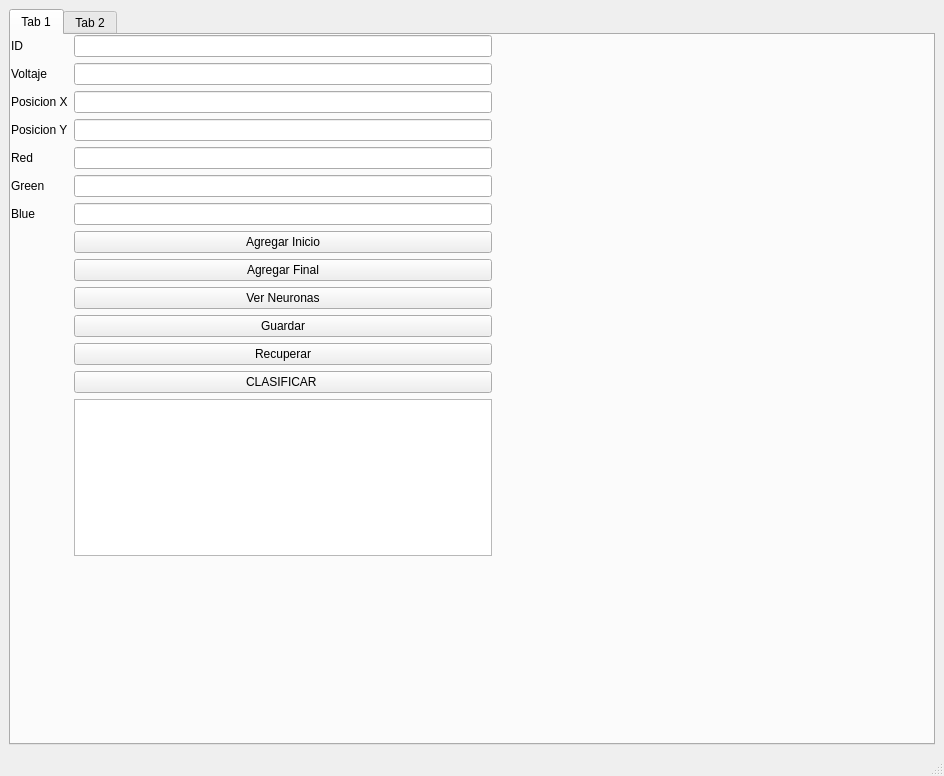
<?xml version="1.0" encoding="UTF-8"?>
<ui version="4.0">
 <class>MainWindow</class>
 <widget class="QMainWindow" name="MainWindow">
  <property name="geometry">
   <rect>
    <x>0</x>
    <y>0</y>
    <width>944</width>
    <height>776</height>
   </rect>
  </property>
  <property name="windowTitle">
   <string>MainWindow</string>
  </property>
  <widget class="QWidget" name="centralwidget">
   <layout class="QGridLayout" name="gridLayout_2">
    <item row="1" column="0">
     <widget class="QTabWidget" name="tabWidget">
      <property name="currentIndex">
       <number>0</number>
      </property>
      <widget class="QWidget" name="tab_3">
       <attribute name="title">
        <string>Tab 1</string>
       </attribute>
       <widget class="QWidget" name="widget" native="true">
        <property name="geometry">
         <rect>
          <x>0</x>
          <y>0</y>
          <width>481</width>
          <height>521</height>
         </rect>
        </property>
        <layout class="QGridLayout" name="gridLayout">
         <item row="22" column="1">
          <widget class="QPushButton" name="btnAgregarFinal">
           <property name="text">
            <string>Agregar Final</string>
           </property>
          </widget>
         </item>
         <item row="25" column="1">
          <widget class="QPushButton" name="btnVerNeuronas">
           <property name="text">
            <string>Ver Neuronas</string>
           </property>
          </widget>
         </item>
         <item row="14" column="0">
          <widget class="QLabel" name="labelRed">
           <property name="text">
            <string>Red</string>
           </property>
          </widget>
         </item>
         <item row="8" column="1">
          <widget class="QLineEdit" name="campoPosY"/>
         </item>
         <item row="7" column="0">
          <widget class="QLabel" name="labelPosX">
           <property name="text">
            <string>Posicion X</string>
           </property>
          </widget>
         </item>
         <item row="27" column="1">
          <widget class="QPushButton" name="RecuperarN">
           <property name="text">
            <string>Recuperar</string>
           </property>
          </widget>
         </item>
         <item row="14" column="1">
          <widget class="QLineEdit" name="campoRed"/>
         </item>
         <item row="20" column="0">
          <widget class="QLabel" name="labelBlue">
           <property name="text">
            <string>Blue</string>
           </property>
          </widget>
         </item>
         <item row="0" column="1">
          <widget class="QLineEdit" name="campoId"/>
         </item>
         <item row="26" column="1">
          <widget class="QPushButton" name="GuardarN">
           <property name="text">
            <string>Guardar</string>
           </property>
          </widget>
         </item>
         <item row="6" column="0">
          <widget class="QLabel" name="labelVoltaje">
           <property name="text">
            <string>Voltaje</string>
           </property>
          </widget>
         </item>
         <item row="7" column="1">
          <widget class="QLineEdit" name="campoPosX"/>
         </item>
         <item row="18" column="0">
          <widget class="QLabel" name="labelGreen">
           <property name="text">
            <string>Green</string>
           </property>
          </widget>
         </item>
         <item row="29" column="1">
          <widget class="QPlainTextEdit" name="neuronasInfo">
           <property name="readOnly">
            <bool>true</bool>
           </property>
          </widget>
         </item>
         <item row="18" column="1">
          <widget class="QLineEdit" name="campoGreen"/>
         </item>
         <item row="20" column="1">
          <widget class="QLineEdit" name="campoBlue"/>
         </item>
         <item row="8" column="0">
          <widget class="QLabel" name="labelPosY">
           <property name="text">
            <string>Posicion Y</string>
           </property>
          </widget>
         </item>
         <item row="21" column="1">
          <widget class="QPushButton" name="btnAgregarInicio">
           <property name="text">
            <string>Agregar Inicio</string>
           </property>
          </widget>
         </item>
         <item row="6" column="1">
          <widget class="QLineEdit" name="campoVoltaje"/>
         </item>
         <item row="0" column="0">
          <widget class="QLabel" name="labelId">
           <property name="styleSheet">
            <string notr="true"/>
           </property>
           <property name="text">
            <string>ID</string>
           </property>
          </widget>
         </item>
         <item row="28" column="1">
          <widget class="QPushButton" name="clasi">
           <property name="text">
            <string>CLASIFICAR </string>
           </property>
          </widget>
         </item>
        </layout>
       </widget>
      </widget>
      <widget class="QWidget" name="tab_4">
       <attribute name="title">
        <string>Tab 2</string>
       </attribute>
       <widget class="QPlainTextEdit" name="aidi">
        <property name="geometry">
         <rect>
          <x>10</x>
          <y>10</y>
          <width>371</width>
          <height>181</height>
         </rect>
        </property>
       </widget>
       <widget class="QLineEdit" name="aidi1">
        <property name="geometry">
         <rect>
          <x>20</x>
          <y>210</y>
          <width>101</width>
          <height>22</height>
         </rect>
        </property>
        <property name="text">
         <string/>
        </property>
       </widget>
       <widget class="QPushButton" name="BotonBuscar">
        <property name="geometry">
         <rect>
          <x>170</x>
          <y>210</y>
          <width>75</width>
          <height>24</height>
         </rect>
        </property>
        <property name="text">
         <string>Buscar :D</string>
        </property>
       </widget>
       <widget class="QGraphicsView" name="dibujo">
        <property name="geometry">
         <rect>
          <x>430</x>
          <y>200</y>
          <width>391</width>
          <height>281</height>
         </rect>
        </property>
       </widget>
       <widget class="QPushButton" name="grafica">
        <property name="geometry">
         <rect>
          <x>590</x>
          <y>500</y>
          <width>75</width>
          <height>24</height>
         </rect>
        </property>
        <property name="text">
         <string>Graficar</string>
        </property>
       </widget>
      </widget>
     </widget>
    </item>
   </layout>
  </widget>
  <widget class="QMenuBar" name="menubar">
   <property name="geometry">
    <rect>
     <x>0</x>
     <y>0</y>
     <width>944</width>
     <height>22</height>
    </rect>
   </property>
  </widget>
  <widget class="QStatusBar" name="statusbar"/>
 </widget>
 <resources/>
 <connections/>
</ui>
